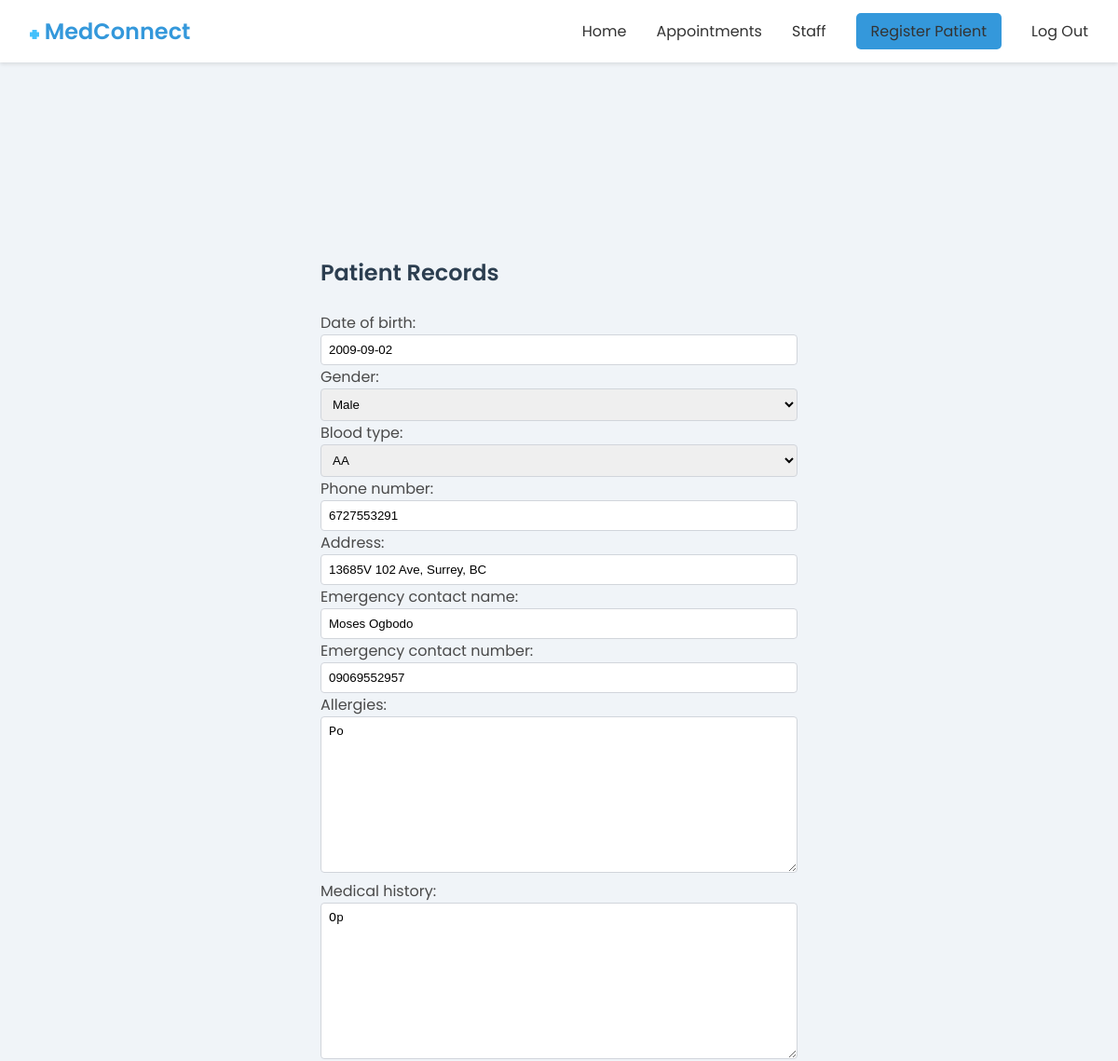
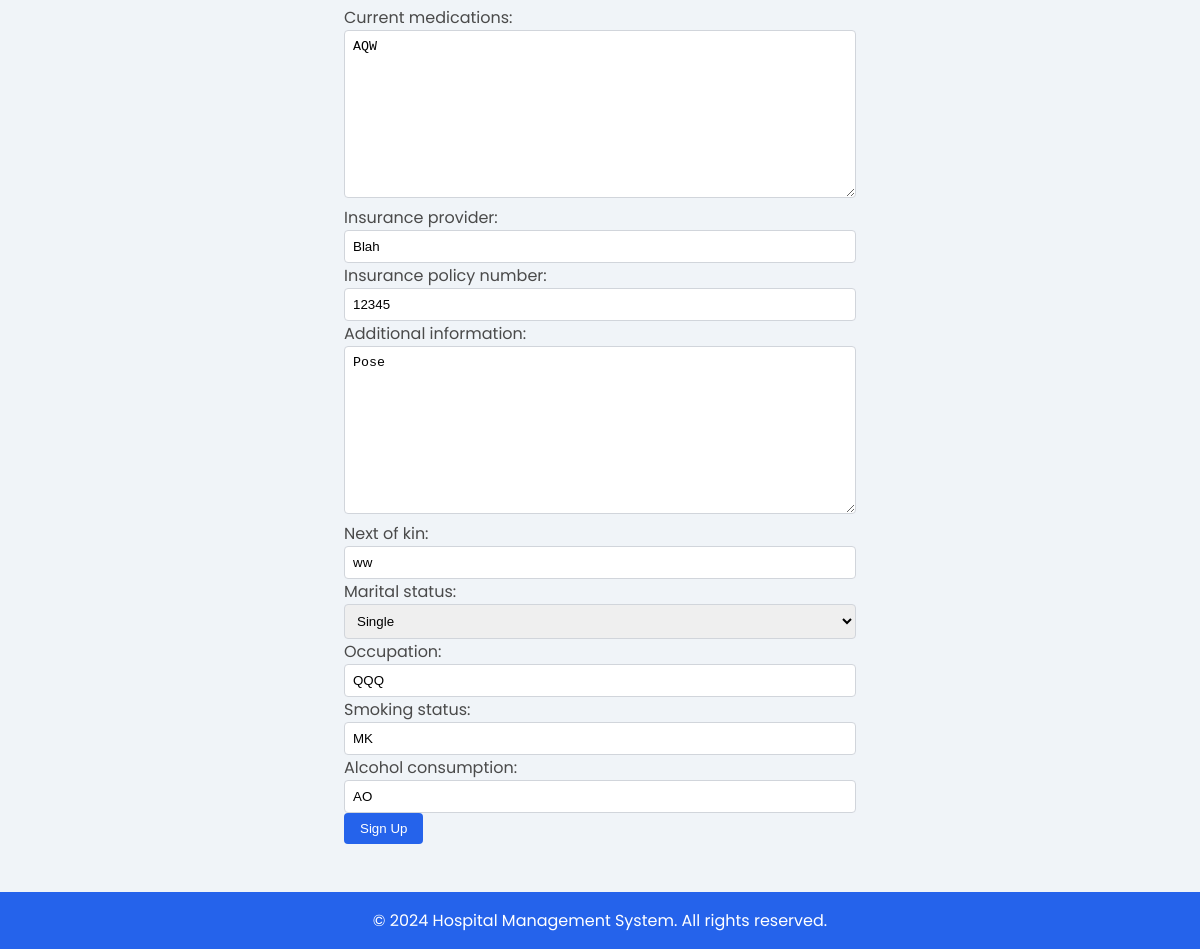
/patient_edit/4/ (signed in), run on the app's committed database (2 pictures, top to bottom).
### medconnect_core/models.py (models this page shows, shortened)
class PatientProfile(models.Model):
    user = models.OneToOneField(User, on_delete=models.CASCADE,null=True)
    date_of_birth = models.DateField(blank=True, null=True)
    gender = models.CharField(max_length=10, choices=[('Male', 'Male'), ('Female', 'Female')], blank=True, null=True)
    blood_type = models.CharField(max_length=2, choices=[('AA', 'AA'), ('AS', 'AS'), ('SS', 'SS')], blank=True, null=True)
    phone_number = models.CharField(max_length=15, blank=True, null=True)
    address = models.TextField(blank=True, null=True)
    emergency_contact_name = models.CharField(max_length=100, blank=True, null=True)
    emergency_contact_number = models.CharField(max_length=15, blank=True, null=True)
    allergies = models.CharField(max_length=255, blank=True, null=True)
    medical_history = models.TextField(blank=True, null=True)
    current_medications = models.TextField(blank=True, null=True)
    insurance_provider = models.CharField(max_length=100, blank=True, null=True)
    insurance_policy_number = models.CharField(max_length=100, blank=True, null=True)
    additional_information = models.TextField(blank=True, null=True)
    next_of_kin = models.CharField(max_length=100, blank=True, null=True)
    marital_status = models.CharField(max_length=10, choices=[('Single', 'Single'), ('Married', 'Married'), ('Divorced', 'Divorced')], blank=True, null=True)
    occupation = models.CharField(max_length=100, blank=True, null=True)
    smoking_status = models.CharField(max_length=100, blank=True, null=True)
    alcohol_consumption = models.CharField(max_length=100, blank=True, null=True)
    is_staff=models.BooleanField(null=True,default=False)
    status= models.CharField(null=True, max_length=100,choices=[
        ('Patient', "Patient")  ,
          ('Doctor', "Doctor"),
          ('Admin', "Admin"),
        ('Nurse', "Nurse")
    ],default="Nurse", blank=True)

### medconnect_core/views.py (the view, shortened to what this page needs)
# urls.py: path("patient_edit/<int:id>/", patient_edit, name="patient_edit"),
def patient_edit (request,id):
    patient=PatientProfile.objects.get(user__id=id)
    if request.user.is_authenticated:
            current_user_profile = PatientProfile.objects.get(user__id=id)
            form = PatientProfileForm(request.POST or None, instance=current_user_profile)
            return render(request, "core/patient_edit.html", {"form": form})
    else:
        messages.success(request, "Please login first")
        return redirect("staff_login")

### medconnect_core/templates/core/patient_edit.html (shortened to what this page needs)
<!DOCTYPE html>
<html lang="en">
<head>
</head>
<body>
    {% include "core/nav.html" %}
    <main>
        <form action="{% url "patient_profile" %}" method="post">
            <h2>Patient Records</h2>
            {{form}}
            <button type="submit">Sign Up</button>
        </form>
    </main>
    <footer>
        <div class="container">
            <p>&copy; 2024 Hospital Management System. All rights reserved.</p>
        </div>
    </footer>
</body>
</html>

### medconnect_core/templates/core/patient_edit.html (style rules this page uses)
.form-field { width: 100%; padding: 0.5rem; border: 1px solid #D1D5DB; border-radius: 0.25rem; }
body { background-color: white; color: #4a4a4a; font-family: sans-serif; }
.container { max-width: 1200px; margin-left: auto; margin-right: auto; }
main { max-width: 1200px; margin-left: auto; margin-right: auto; margin-top: 2rem; padding: 1rem; }
form { max-width: 32rem; margin-left: auto; margin-right: auto; margin-top: 10rem; }
h2 { font-size: 1.5rem; font-weight: 600; margin-bottom: 1.5rem; color: #2c3e50; }
button { background-color: #2563eb; color: white; padding: 0.5rem 1rem; border-radius: 0.25rem; border: none; cursor: pointer; }
footer { background-color: #2563eb; color: white; padding: 1rem; margin-top: 2rem; }
footer p { text-align: center; }

### medconnect_core/templates/core/nav.html (style rules this page uses)
* { margin: 0; padding: 0; box-sizing: border-box; }
body { font-family: 'Poppins', sans-serif; background-color: #f0f4f8; }

### data on the page
PatientProfile: date_of_birth "2009-09-02", gender "Male", blood_type "AA", phone_number "6727553291", address "13685V 102 Ave, Surrey, BC", emergency_contact_name "Moses Ogbodo", emergency_contact_number "09069552957", allergies "Po", medical_history "Op", current_medications "AQW", insurance_provider "Blah", insurance_policy_number "12345", additional_information "Pose", next_of_kin "ww", marital_status "Single", occupation "QQQ", smoking_status "MK", alcohol_consumption "AO"
